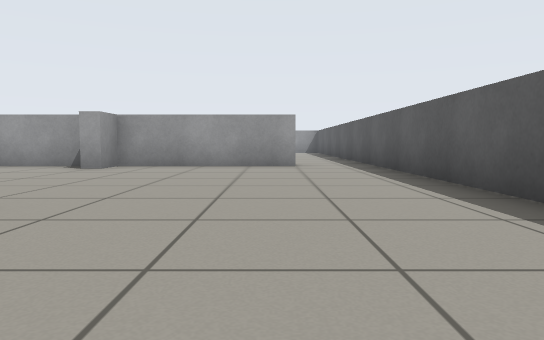
[1] (above)

24 first-person views from a walk through a Gazebo world. The camera is 0.5 m above the floor, tilts 4° down and sees 70° across. The floor is counted in squares, 1 m on a side. Each view is taken from the middle of a square. On the plan, view 1 faces up. The plan holds only what a view shows up to about 9 squares ahead; the rest is blank.

[2]
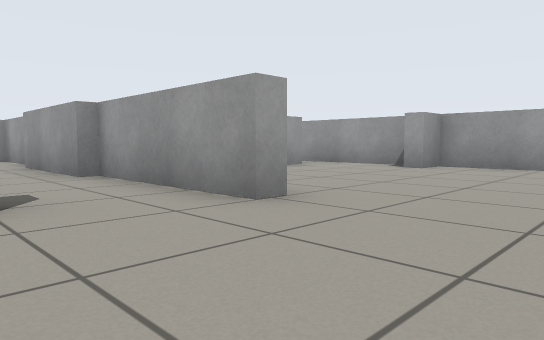

[3]
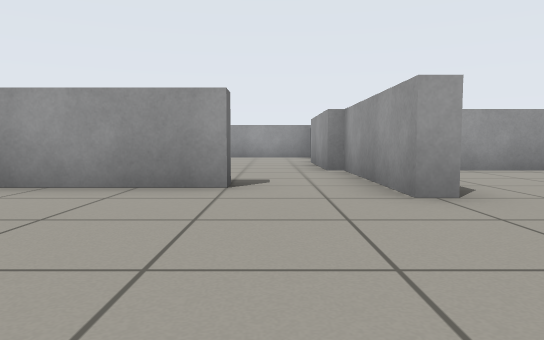

[4]
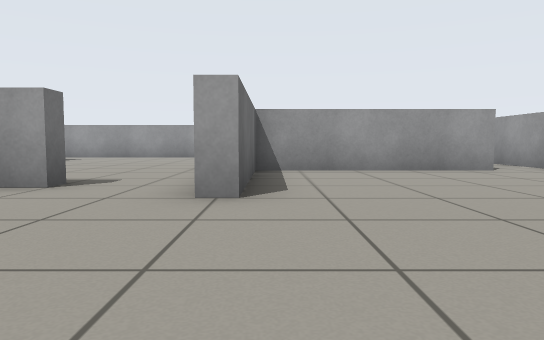

[5]
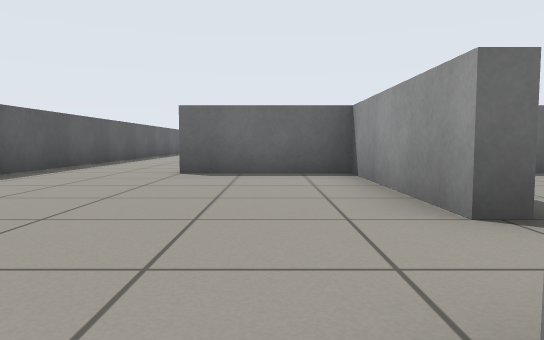

[6]
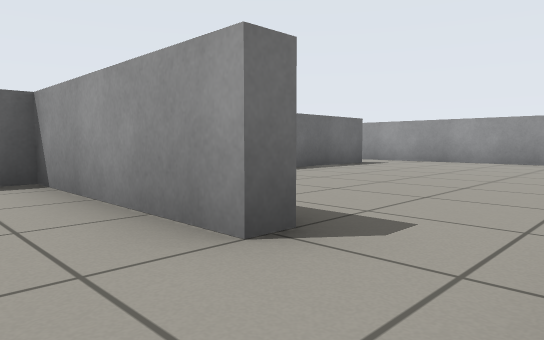

[7]
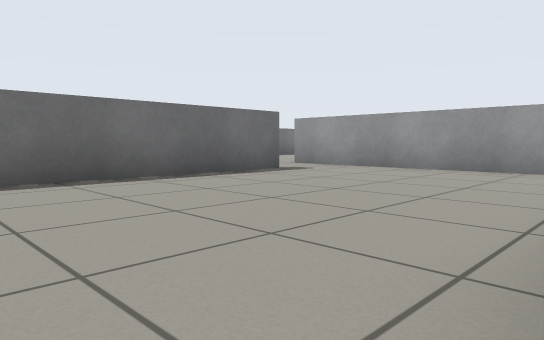

[8]
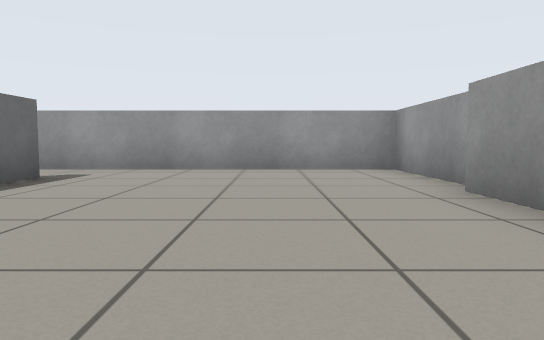

[9]
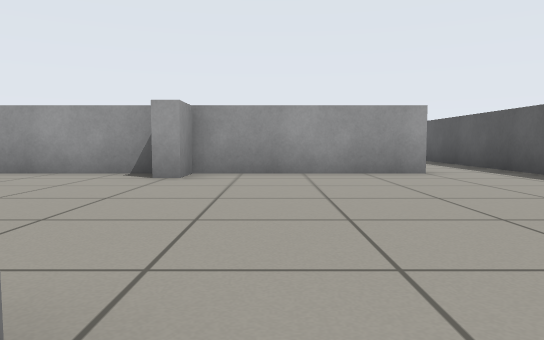

[10]
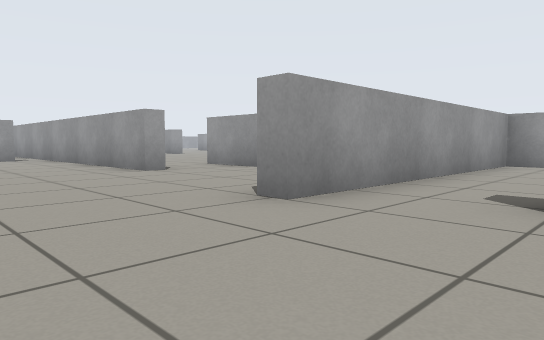

[11]
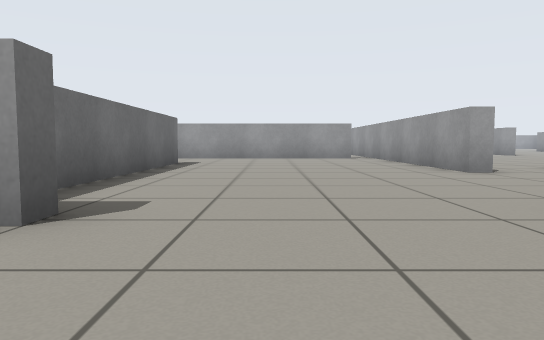

[12]
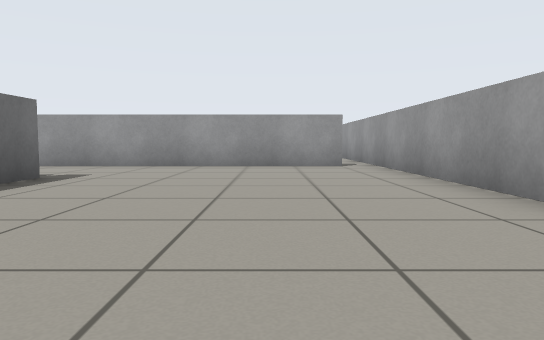

[13]
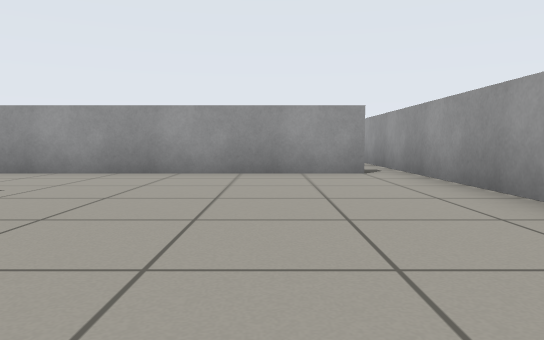

[14]
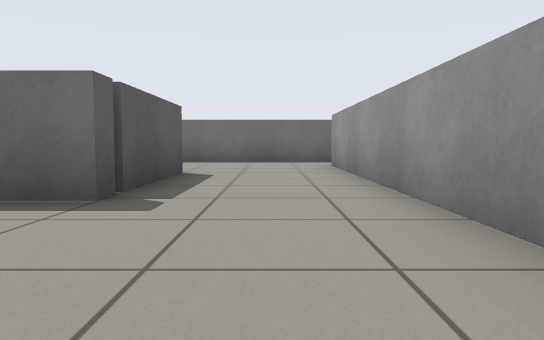

[15]
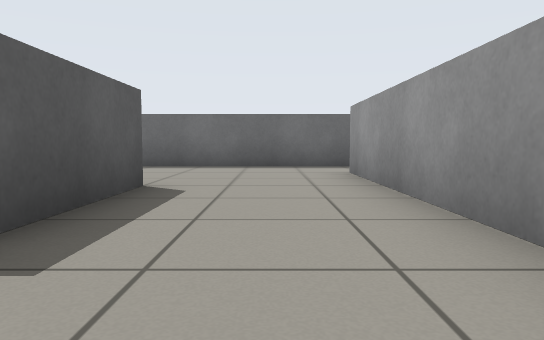

[16]
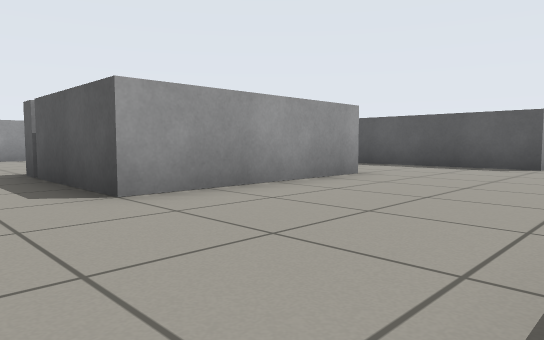

[17]
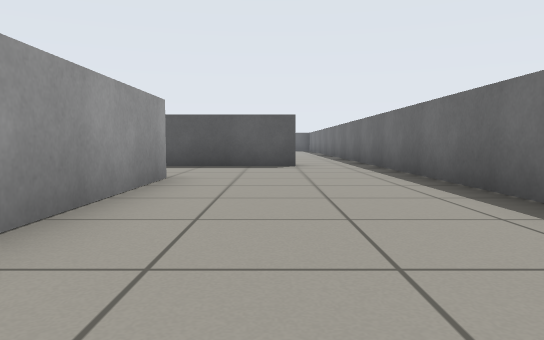

[18]
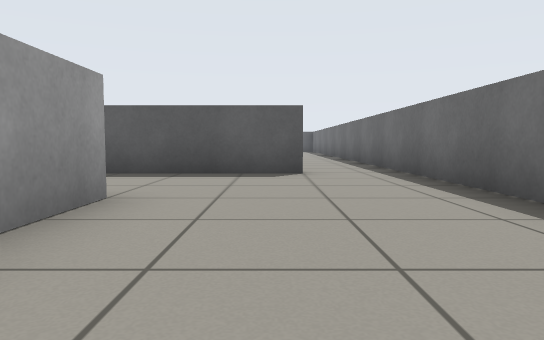

[19]
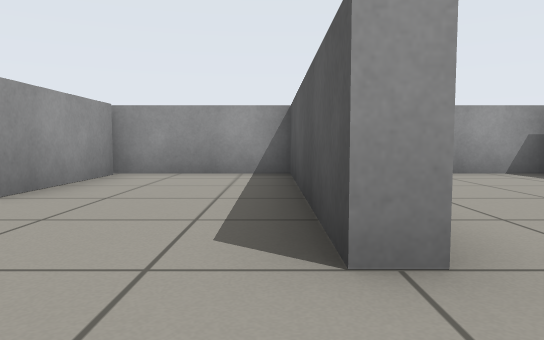

[20]
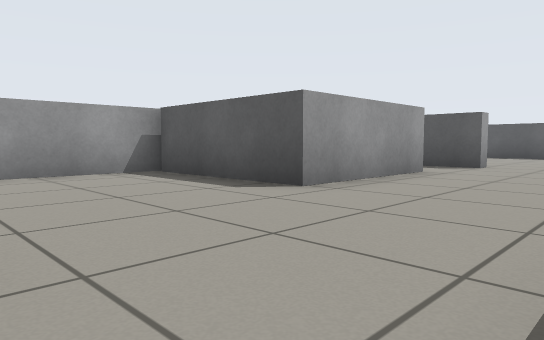

[21]
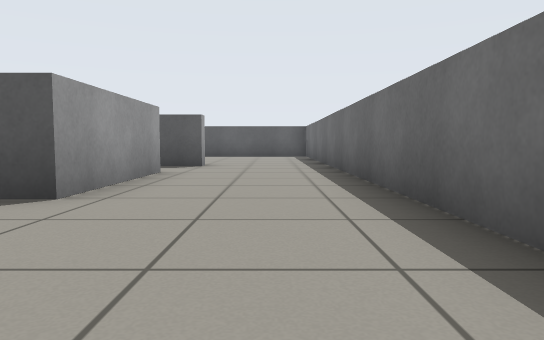

[22]
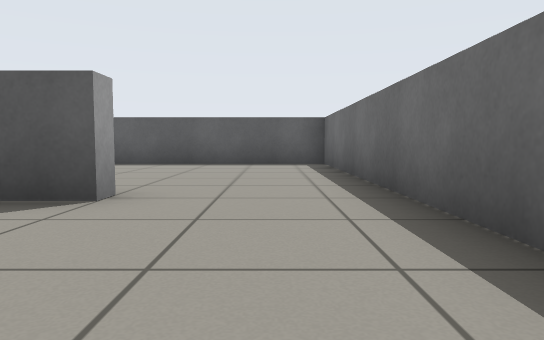

[23]
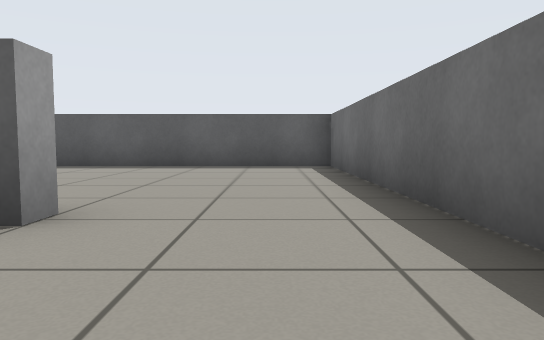

[24]
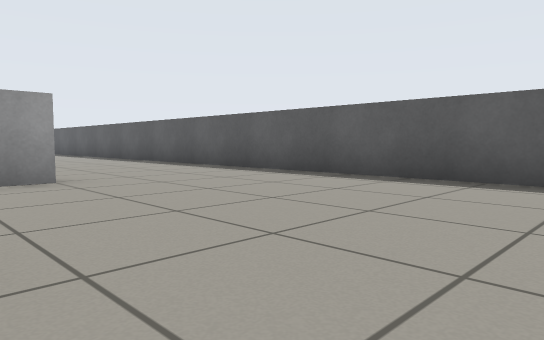

### Floor plan
Key: @ floor where view 1 was taken; # wall or solid block; . floor; B grey box.
Columns run from 25 left of view 1 to 2 right of it. Each row starts with its distance up from view 1.
 11                            #
 10                           .#
  9                  #########.#
  8                  ....#.....#
  7                    B.......#
  6                    B.......#
  5                    B.......#
  4                    B.......#
  3             ####   B###....#
  2             #...BBBB.......
  1             #..............
  0             #........#...@
 -1       ..BB  #........#.....
 -2       ..... #........#.....
 -3 #########...#..##### ####..#
 -4  ...........#...         ..#
 -5   #.............         ..#
 -6   #.............         ..#
 -7   #.............        ...#
 -8   #............         ...#
 -9   #......########      #...#
-10   #...BBBB..# ...B     ....#
-11   #...B  B..# ...B     ....#
-12   #...BBBB..# ...B   #.....#
-13   #.........#....BBB.#.....#
-14   #.........#..............#
-15    ........................#
-16    ........................#
-17   ##########################

Where each view was taken, in squares from view 1:
view 1: 0 up, 0 right, facing up
view 2: 0 up, 0 right, facing up-left
view 3: 1 up, 1 right, facing left
view 4: 3 up, 1 right, facing left
view 5: 3 up, 2 left, facing down
view 6: 2 up, 2 left, facing down-left
view 7: 2 up, 5 left, facing down-left
view 8: 0 up, 5 left, facing left
view 9: 2 up, 2 left, facing up
view 10: 7 down, 10 left, facing up-left
view 11: 7 down, 10 left, facing left
view 12: 6 down, 14 left, facing left
view 13: 6 down, 16 left, facing left
view 14: 6 down, 21 left, facing down
view 15: 8 down, 21 left, facing down
view 16: 16 down, 21 left, facing up-right
view 17: 14 down, 21 left, facing right
view 18: 14 down, 19 left, facing right
view 19: 16 down, 13 left, facing up
view 20: 16 down, 12 left, facing up-right
view 21: 15 down, 12 left, facing right
view 22: 15 down, 7 left, facing right
view 23: 15 down, 6 left, facing right
view 24: 15 down, 3 left, facing up-right
